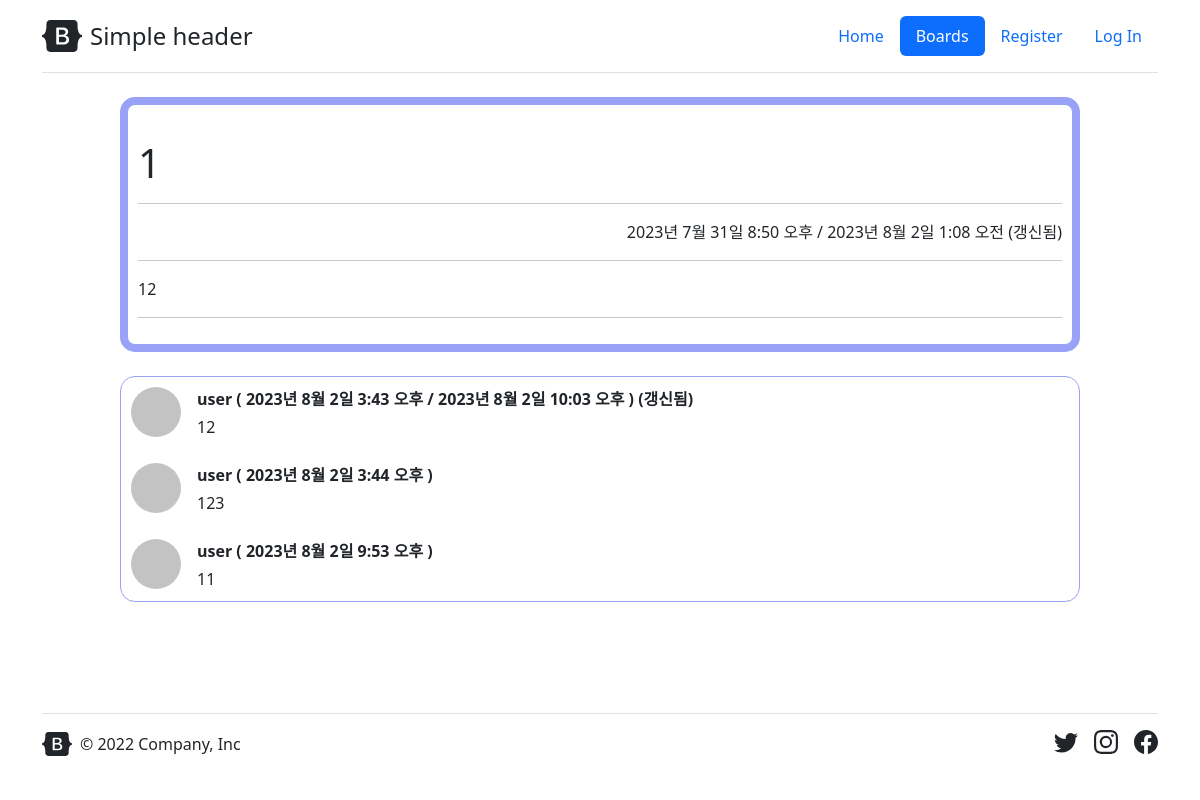
The app's page /boards/post/3/ with its own data.
### boards/models.py (models this page shows)
class Post(models.Model):
    id = models.BigAutoField(primary_key=True)
    user_id = models.ForeignKey(User, related_name="post",db_column="user_id",on_delete=models.CASCADE,blank=False,null=False)
    user_id_char = models.CharField(max_length=150,blank=False,null=False)
    title = models.CharField(db_column='title', max_length=50, blank=False, null=False)
    content = models.TextField(db_column='content', default="",blank=False,null=False)
    created_date = models.DateTimeField(db_column='created_date', auto_now_add=True)
    updated_date = models.DateTimeField(db_column='updated_date', auto_now=True)
    updated_bool = models.BooleanField(db_column='updated_bool', default=False,blank=False,null=False)
    visible_bool = models.BooleanField(db_column='visible_bool', default=True,blank=False,null=False)

class Comment(models.Model):
    id = models.BigAutoField(primary_key=True)
    post_id = models.ForeignKey(Post, related_name="comment",db_column="post_id",on_delete=models.CASCADE,blank=False,null=False)
    user_id = models.ForeignKey(User, related_name="comment",db_column="user_id",on_delete=models.CASCADE,blank=False,null=False)
    user_id_char = models.CharField(max_length=150,blank=False,null=False)
    comment_content = models.CharField(max_length=300,blank=False,null=False)
    created_date = models.DateTimeField(auto_now_add=True)
    updated_date = models.DateTimeField(auto_now=True)
    updated_bool = models.BooleanField(db_column='updated_bool', default=False,blank=False,null=False)
    visible_bool = models.BooleanField(db_column='visible_bool', default=True,blank=False,null=False)

### boards/views.py (the view, shortened to what this page needs)
# urls.py: path('post/<int:pk>/', boards.views.boards_post_detail, name='post_detail'),
def boards_post_detail(request,pk):
    try:
        post = get_object_or_404(Post, pk=pk)
    except:
        return redirect("/")
    post_comment_list = Comment.objects.filter(post_id=pk).values("id","post_id","user_id","user_id_char","comment_content","created_date","updated_date","updated_bool","visible_bool") #쿼리셋을 얻는다.
    post_comment_list = list(post_comment_list) #쿼리셋을 리스트화한다.
    new_CommentForm = CommentForm()
    return render(request, 'boards/post_detail.html', {'post': post,"comment_list" : post_comment_list,"comment_form" : new_CommentForm, "post_pk" : pk})

### boards/templates/boards/post_detail.html (shortened to what this page needs)
{% extends "base.html" %}
{% load static %}
{% block contenthead %}
<link href="{% static "boards/css/post_detail.css" %}" rel="stylesheet">
{% endblock contenthead %}
{% block content %}
<div class="boards_post">
    <div class="boards_post_contents" style="border: 8px solid rgb(152, 162, 247); border-radius: 15px; padding: 10px;">
        <h1 class="mt-4 mb-3">{{ post.title }}</h1>
        <hr style="border:1px color= silver;" width="100%">
        <p style="text-align: right;">
            {% if post.updated_bool %}
            {{ post.created_date }} / {{ post.updated_date }} (갱신됨)
            {% else %}
            {{ post.created_date }}
            {% endif %}
        </p>
        <hr style="border:1px color= silver;" width="100%">
        <div id="return_html_text" class="return_html_text">{{post.content}}</div>
        <hr style="border:1px color= silver;" width="100%">
    </div>
    <br>
    <div class="boards_post_contents" style="border: 1px solid rgb(152, 162, 247); border-radius: 15px; padding: 10px;">
        {% if comment_list|length == 0 %}
        댓글이 없습니다.
        {% else %}
        {% for comment in comment_list %}
        <div class="d-flex" id='{{ comment.id }}'>
            <div class="flex-shrink-0"><img class="rounded-circle" src="{% static 'img/dummypic.jpg' %}" alt="..."></div>
                <div class="ms-3 w-100">
                    <ul class="nav nav-pills fw-bold mb-1">
                        {% if comment.updated_bool %}
                        <li class="nav-item">{{ comment.user_id_char }} ( {{ comment.created_date }} / {{ comment.updated_date }} ) (갱신됨)</li>
                        {% else %}
                        <li class="nav-item">{{ comment.user_id_char }} ( {{ comment.created_date }} )</li>
                        {% endif %}
                    {% if comment.user_id == user.id %}
                        <li class="nav-item">
                        <form method="post" action="{% url 'boards:delete_comment' comment.id %}" class="fw-bold">
                            {% comment %} {% if comment.updated_bool %}
                            {{ comment.user_id_char }} ( {{ comment.created_date }} / {{ comment.updated_date }} ) (갱신됨)
                            {% else %}
                            {{ comment.user_id_char }} ( {{ comment.created_date }} )
                            {% endif %}  {% endcomment %}
                            {% csrf_token %}
                            <button type="submit" style="width:80px; height:30px; background-color:transparent; border:none; ">삭제하기</button>
                        </form>
                        </li>
                        <li class="nav-item">
                        <button style="width:80px; height:30px; background-color:transparent; border:none;" onclick="comment_update_input_Show({{ comment.id }})">수정하기</button>
                        <li>
                    </ul>
                    <div>
                        <div class="comment_area">
                        {{ comment.comment_content }}
                        </div>
                        <div class="comment_update_input" style="display:none;">
                        <form method="post" action="{% url 'boards:update_comment' comment.id %}">
                            {% csrf_token %}
                            <div class="register_form_field mb-1">
                            <input  type="text"
                                    class="form-control"
                                    name="comment_content"
                                    value="{{ comment.comment_content }}"
                                    placeholder="comment"
                                    maxlength="300"
                                    required
                            >
                            </div>
                            <button type="submit" class="btn btn-primary">수정하기</button>
                        </form>
                        </div>
                    </div>
                    {% else %}
                    </ul>
                    <div>
                        {{ comment.comment_content }}
                    </div>
                    {% endif %}
                </div>
            </div>
        {% if not forloop.last %}
        <br>
        {% endif %}
        {% endfor %}
        {% endif %}
    </div>
</div>
{% endblock content %}

### static/css/header.css (style rules this page uses)
html { min-width: 480px; width: 100%; }

### boards/static/boards/css/post_detail.css (style rules this page uses)
._content .boards_post { min-height: 480px; height: calc( 100% - 73px - 24px - 24px - 24px - 63px ); margin: 0 auto; }
._content .boards_post_contents { min-width: 480px; width: 80%; max-width: 1200px; margin: 0 auto; }

### records on screen
Post: title "1", created_date "2023년 7월 31일 8:50 오후", updated_date "2023년 8월 2일 1:08 오전", content "12"
Comment: user_id_char "user", created_date "2023년 8월 2일 3:43 오후", updated_date "2023년 8월 2일 10:03 오후", comment_content "12"
Comment: user_id_char "user", created_date "2023년 8월 2일 3:44 오후", comment_content "123"
Comment: user_id_char "user", created_date "2023년 8월 2일 9:53 오후", comment_content "11"
